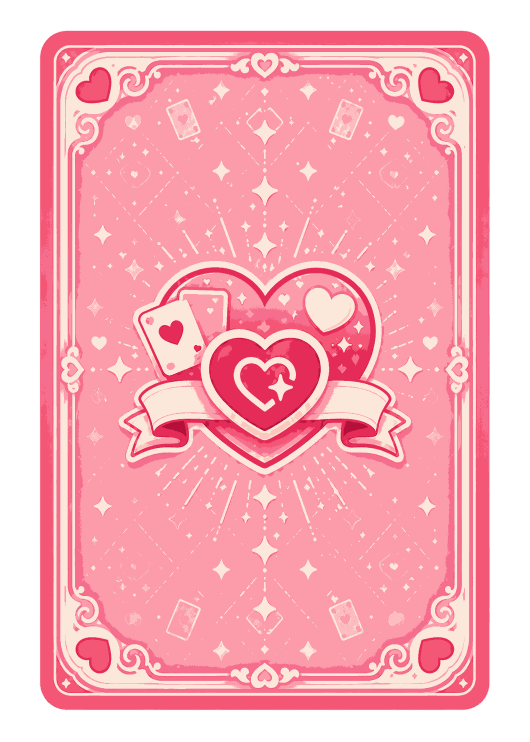
#> input picture KatyaKatya.Client/KatyaKatya.Client/Resources/Images/Cards/card-reverse.png, 1060 x 1484 px, found by its file name (shown at 1/2 size)
$ python quantize_cards.py card-reverse.png --colors 20 --dither
#> lines starting #> are read from the running program, lines starting #| are printed output that depends on the picture
"""
quantize_cards.py — palette-quantize card art to a tiny color count (the deliberate
"N64 / posterized" look) and shrink PNG size hard.

Uses Pillow's FASTOCTREE quantizer, which (unlike MEDIANCUT) preserves the alpha
channel, so transparent card art stays transparent. Banding is the intended effect at
16-20 colors; pass --dither to trade some banding for noise if a card looks too flat.

Originals are overwritten in place (git is your backup — `git checkout -- <path>` to
revert). Use --dry-run first to preview the savings.

Examples:
    python quantize_cards.py KatyaKatya.Client/KatyaKatya.Client/Resources/Images/Cards
    python quantize_cards.py Resources/Images/Cards --colors 16 --dry-run
    python quantize_cards.py card-reverse.png --colors 20 --dither
"""

import argparse
import os
import sys

from PIL import Image


def iter_pngs(paths):
    """Yield every .png under the given files/directories (dirs walked recursively)."""
    for p in paths:
        if os.path.isdir(p):
            for root, _, files in os.walk(p):
                for name in files:
                    if name.lower().endswith(".png"):
                        yield os.path.join(root, name)
        elif os.path.isfile(p) and p.lower().endswith(".png"):
            yield p
        else:
            print(f"  skip (not a .png or not found): {p}")


def quantize(path, colors, dither, dry_run):
#> called with path = 'card-reverse.png', colors = 20, dither = True, dry_run = False
    before = os.path.getsize(path)
    try:
        img = Image.open(path)
#> img is the input picture: PIL image 1060x1484 P; mean R, G, B, A 193.8, 119, 129.7, 197.2
        img = img.convert("RGBA")  # normalize so FASTOCTREE keeps transparency
        dither_mode = Image.Dither.FLOYDSTEINBERG if dither else Image.Dither.NONE
        quantized = img.quantize(
            colors=colors,
            method=Image.Quantize.FASTOCTREE,
            dither=dither_mode,
        )
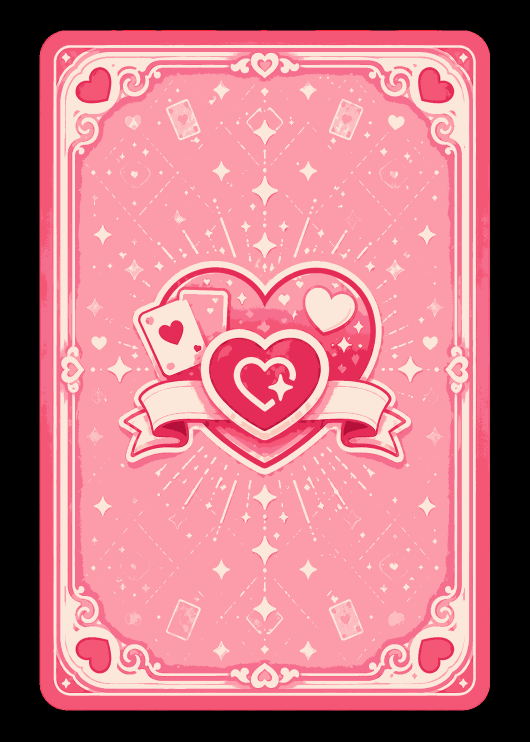
#> quantized: PIL image 1060x1484 P (shown at 1/2 size); mean R, G, B 193.8, 119, 129.7

        if dry_run:
            # Encode to memory to measure size without touching the file.
            import io
            buf = io.BytesIO()
            quantized.save(buf, format="PNG", optimize=True)
            after = buf.tell()
        else:
            quantized.save(path, format="PNG", optimize=True)
            after = os.path.getsize(path)
    except Exception as exc:  # noqa: BLE001 - report and continue
        print(f"  FAILED {path}: {exc}")
        return 0, 0

    pct = (1 - after / before) * 100 if before else 0
    print(f"  {os.path.relpath(path)}: {before/1024:,.0f} KB -> {after/1024:,.0f} KB ({pct:.0f}% smaller)")
    return before, after


def main(argv=None):
    parser = argparse.ArgumentParser(description="Palette-quantize PNG card art to a tiny color count.")
    parser.add_argument("paths", nargs="+", help="PNG files or directories to process (dirs are recursive).")
    parser.add_argument("--colors", type=int, default=20, help="Palette size, 2-256 (default: 20).")
    parser.add_argument("--dither", action="store_true", help="Floyd-Steinberg dithering (reduces banding, adds noise).")
    parser.add_argument("--dry-run", action="store_true", help="Report savings without overwriting files.")
    args = parser.parse_args(argv)

    if not 2 <= args.colors <= 256:
        parser.error("--colors must be between 2 and 256")

    files = list(iter_pngs(args.paths))
    if not files:
        print("No .png files found.")
        return 1

    mode = "DRY RUN -- no files written" if args.dry_run else "overwriting in place (revert with: git checkout -- <path>)"
    print(f"Quantizing {len(files)} PNG(s) to {args.colors} colors, dither={'on' if args.dither else 'off'}.")
    print(mode + "\n")

    total_before = total_after = 0
    for path in files:
        b, a = quantize(path, args.colors, args.dither, args.dry_run)
        total_before += b
        total_after += a

    if total_before:
        pct = (1 - total_after / total_before) * 100
        print(f"\nTotal: {total_before/1024:,.0f} KB -> {total_after/1024:,.0f} KB ({pct:.0f}% smaller across {len(files)} files)")
    return 0


if __name__ == "__main__":
    sys.exit(main())
#> (the program exits here)
